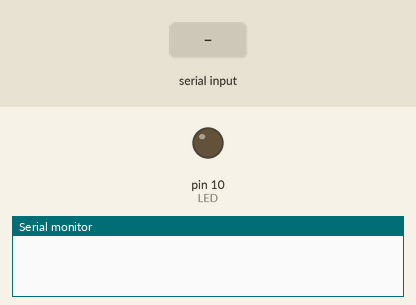
Recording of a sketch running on a simulated Arduino Uno, built with avr-gcc and run on an emulated ATmega328P. Shown: output pins drawn as LEDs (lit = HIGH), the last lines printed to the serial monitor. The inputs (shaded band) are chosen by the test bench.

Above: at 1.2 s.
1.3 s: byte 30 received over Serial
At 2.5 s:
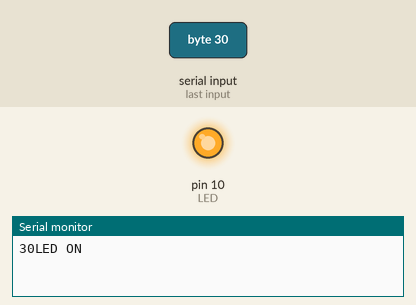
Timing chart, 0 to 4.3 s (numbered marks = the images above; inputs shaded):
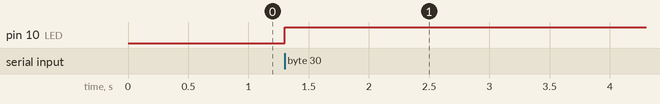

The sketch:

LEDControlUsingChar.ino
```cpp
//Listing 7-4
//Single Character COntrol of an LED

const int LED=10;

char data;

void setup()
{
  Serial.begin(9600);
  pinMode(LED, OUTPUT);
}

void loop()
{
  if (Serial.available() > 0)
  {
    data = Serial.read();
    Serial.print(data, DEC);

    //Turn LED ON
    if (data >0)
    {
      //Serial.print(data);
      digitalWrite(LED, HIGH);
      Serial.println("LED ON");
    }
    //Turn LED OFF.
    else if (data == "10")
    {
      //Serial.print(data);
      digitalWrite(LED, LOW);
      Serial.println("LED OFF");
    }
  }

}
```

Measured:
- after the input at 1.3 s, pin 10 (LED): LOW → HIGH at once
